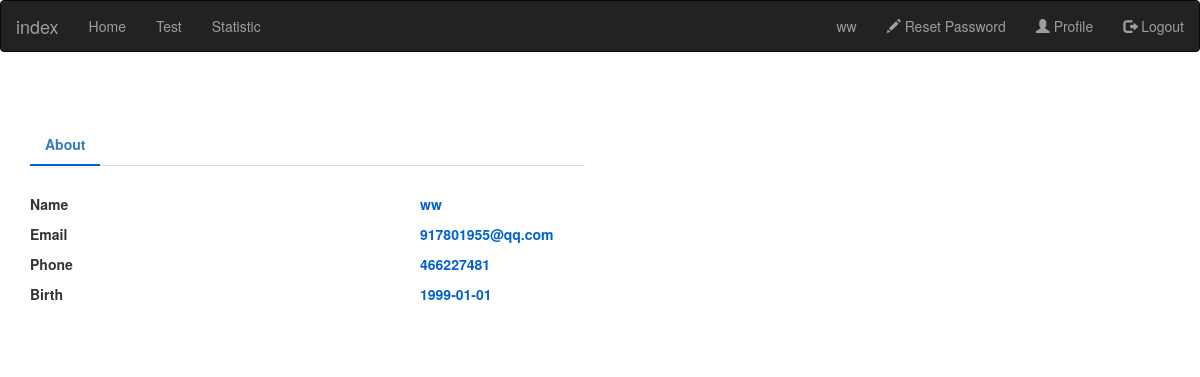
The page /profile (signed in) on the database its author committed.
### web/models.py (models this page shows, shortened)
class User(db.Model,UserMixin):
    id = db.Column(db.Integer, primary_key=True)
    username = db.Column(db.String(128), unique=True,nullable=False)
    email = db.Column(db.String(128), unique=True,nullable=False)
    password = db.Column(db.String(128), nullable=False)
    phone = db.Column(db.Integer)
    birth = db.Column(db.String(128))
    status = db.Column(db.Boolean)
    user_type = db.Column(db.Integer)

### web/user/routes.py (the view)
@user.route("/profile",methods=['POST','Get'])
@login_required
def profile():
    if current_user.is_authenticated:
        user_id = current_user.get_id()
        user = User.query.filter_by(id=user_id).first()
    return render_template('user/profile.html',user=user)

### web/models.py (called while the page is built)
@login_manager.user_loader
def load_user(user_id):
    return User.query.get(int(user_id))

### web/templates/user/profile.html (shortened to what this page needs)
{% extends "home.html" %}
{% block content %}
<div class="container emp-profile">
        <div class="row">
            <div class="col-md-6">
                <div class="profile-head">
                    <ul class="nav nav-tabs" id="myTab" role="tablist">
                        <li class="nav-item">
                            <a class="nav-link active" id="home-tab" data-toggle="tab" href="#info" role="tab" aria-controls="home" aria-selected="true">About</a>
                        </li>
                    </ul>
                </div>
            </div>
        </div>
        <div class="row">
            <div class="col-md-8">
                <div class="tab-content profile-tab" id="myTabContent">
                    <div class="tab-pane  show active" id="info" role="tabpanel" aria-labelledby="home-tab">
                                <div class="row">
                                    <div class="col-md-6">
                                        <label>Name</label>
                                    </div>
                                    <div class="col-md-6">
                                        <p>{{user.username}}</p>
                                    </div>
                                </div>
                                <div class="row">
                                    <div class="col-md-6">
                                        <label>Email</label>
                                    </div>
                                    <div class="col-md-6">
                                        <p>{{user.email}}</p>
                                    </div>
                                </div>
                                <div class="row">
                                    <div class="col-md-6">
                                        <label>Phone</label>
                                    </div>
                                    <div class="col-md-6">
                                        <p>{{user.phone}}</p>
                                    </div>
                                </div>
                                <div class="row">
                                    <div class="col-md-6">
                                        <label>Birth</label>
                                    </div>
                                    <div class="col-md-6">
                                        <p>{{user.birth}}</p>
                                    </div>
                                </div>
                        </div>
                    </div>
                </div>
            </div>
        </div>
{% endblock%}

### web/templates/home.html (shortened to what this page needs)
<!DOCTYPE html>
<html>
    <head>
        <link rel="stylesheet" href="{{ url_for('static', filename='index.css') }}">
        <link rel="stylesheet" href="https://maxcdn.bootstrapcdn.com/bootstrap/3.4.1/css/bootstrap.min.css">
    </head>
    <body onload="windowonload()">
      <nav class="navbar navbar-inverse">
        <div class="container-fluid">
          <div class="navbar-header">
            <a class="navbar-brand" href="{{url_for('main.index')}}">index</a>
          </div>
          <ul class="nav navbar-nav">
                <li><a href="{{url_for('main.content')}}">Home</a></li>
              {% if not current_user.is_anonymous  %}
                <li><a href="{{url_for('main.test')}}">Test</a></li>
                <li><a href="{{url_for('main.statistic',userid=current_user.id)}}">Statistic</a></li>
              {% endif %}
          </ul>
            {% if current_user.is_anonymous  %}
            <ul class="nav navbar-nav navbar-right">
            <li><a href="{{url_for('auth.register')}}"><span class="glyphicon glyphicon-plus"></span> Sign Up</a></li>
            <li><a href="{{url_for('auth.login')}}"><span class="glyphicon glyphicon-log-in"></span> Login</a></li>
            </ul>
            {% else %}
                <ul class="nav navbar-nav navbar-right">
                {% if current_user.user_type == 2  %}
                    <li><a>{{  current_user.username }}</a></li>
                    <li><a href="{{url_for('user.reset_password', userid=current_user.id)}}"><span class="glyphicon glyphicon-pencil"></span> Reset Password </a></li>
                {% endif %}
                <li><a href="{{url_for('user.profile')}}"><span class="glyphicon glyphicon-user"></span> Profile</a></li>
                <li><a href="{{url_for('auth.logout')}}"><span class="glyphicon glyphicon-log-out"></span> Logout</a></li>
                </ul>
            {% endif %}
        </div>
      </nav>
        {% block content %}
        {% endblock %}
    </body>
</html>

### web/static/index.css (style rules this page uses)
.container { padding: 16px; }
.emp-profile { padding: 3%; margin-top: 3%; margin-bottom: 3%; background: #fff; }
.profile-head .nav-tabs { margin-bottom:5%; }
.profile-head .nav-tabs .nav-link { font-weight:600; border: none; }
.profile-head .nav-tabs .nav-link.active { border: none; border-bottom:2px solid #0062cc; }
.profile-tab label { font-weight: 600; }
.profile-tab p { font-weight: 600; color: #0062cc; }

### rows shown on the page
User: username "ww", email "917801955@qq.com", phone "466227481", birth "1999-01-01"
